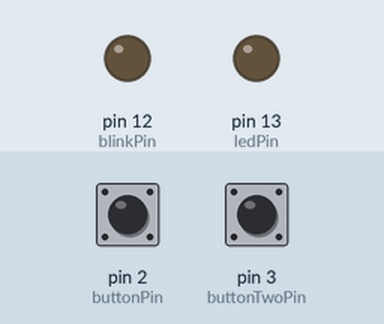
Recording of a sketch running on a simulated Arduino Uno, built with avr-gcc and run on an emulated ATmega328P. On the bench: output pins drawn as LEDs (lit = HIGH). The test bench sets the inputs (shaded band); at power-on: pin 3 (buttonTwoPin) LOW, pin 2 (buttonPin) LOW.

Above: at 1.2 s.
1.3 s: pin 3 (buttonTwoPin) pulled HIGH for 0.15 s
At 1.7 s:
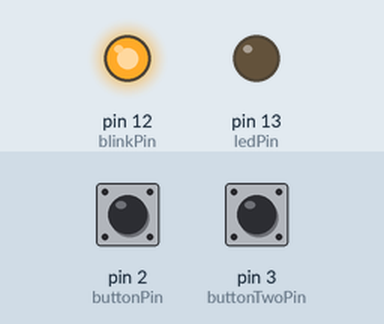
4.3 s: pin 2 (buttonPin) pulled HIGH for 0.15 s
At 4.37 s:
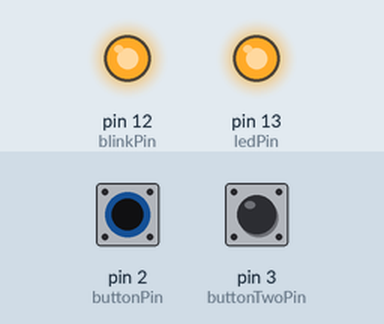
7.3 s: pin 2 (buttonPin) pulled HIGH for 1 s
At 8.05 s:
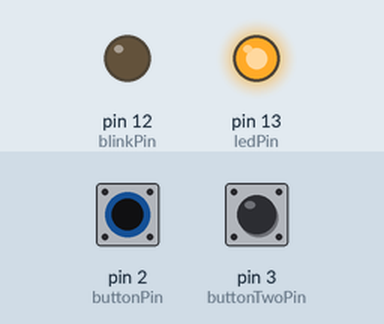
9.8 s: pin 2 (buttonPin) pulled HIGH for 3.2 s
At 13.5 s:
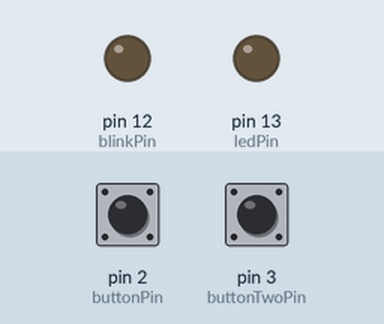
14.5 s: pin 3 (buttonTwoPin) pulled HIGH for 1 s
At 14.9 s:
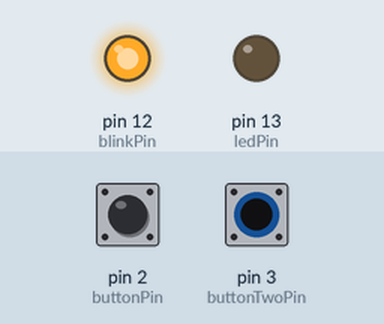
Timing chart, 0 to 18.5 s (numbered marks = the images above; inputs shaded):
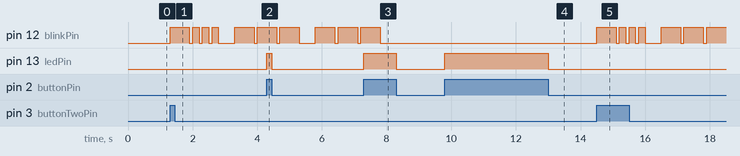

The sketch:

assignment-3-1.ino
```cpp
// constants won't change. They're used here to set pin numbers:
const int buttonPin = 2;  // the number of the pushbutton pin
const int buttonTwoPin = 3;
const int ledPin = 13;    // the number of the LED pin
const int blinkPin = 12;

// variables will change:
int buttonState = 0;  // variable for reading the pushbutton status
int buttonTwoState = 0;

unsigned long previousMillis = 0;
int blinkState = LOW;

// Spells Boo in morse code
int blinkSeq[] = {100,600,100,200,100,200,100,200, 500,600,100,600,100,600, 500,600,100,600,100,600,100};
int seqSize = 22;
int i = 0;

void setup() {
  // initialize the LED pin as an output:
  pinMode(ledPin, OUTPUT);
  pinMode(blinkPin, OUTPUT);
  // initialize the pushbutton pin as an input:
  pinMode(buttonPin, INPUT);
  pinMode(buttonTwoPin, INPUT);
}

void loop() {
  // read the state of the pushbutton value:
  buttonState = digitalRead(buttonPin);
  unsigned long currentMillis = millis();

  // check if the pushbutton is pressed. If it is, the buttonState is HIGH:
  if (buttonState == HIGH) {
    // turn LED on:
    digitalWrite(ledPin, HIGH);
  } else {
    // turn LED off:
    digitalWrite(ledPin, LOW);
  }

   if (buttonTwoState == HIGH){
  } else {
    buttonTwoState = digitalRead(buttonTwoPin);
  }

  if (i == seqSize){
    i = 0;
    buttonTwoState = LOW;
    digitalWrite(blinkPin, LOW);
  }

  if (currentMillis - previousMillis >= blinkSeq[i] && buttonTwoState == HIGH) {
    // save the last time you blinked the LED
    previousMillis = currentMillis;
    i++;

    // if the LED is off turn it on and vice-versa:
    if (blinkState == LOW) {
      blinkState = HIGH;
    } else {
      blinkState = LOW;
    }

    // set the LED with the ledState of the variable:
    digitalWrite(blinkPin, blinkState);
  }
}
```

Measured:
- after the input at 1.3 s, pin 12 (blinkPin): goes HIGH 0.60 s, 3 × (LOW 0.10 s, HIGH 0.20 s), LOW 0.50 s, HIGH 0.60 s, LOW 0.10 s, then HIGH, starting at once
- after the input at 4.3 s, pin 13 (ledPin): LOW → HIGH at once, → LOW 0.15 s later
- after the input at 7.3 s, pin 13 (ledPin): LOW → HIGH at once, → LOW 1.0 s later
- after the input at 9.8 s, pin 13 (ledPin): LOW → HIGH at once, → LOW 3.2 s later
- after the input at 14.5 s, pin 12 (blinkPin): LOW → HIGH at once, → LOW 0.60 s later, → HIGH 0.10 s later, → LOW 0.20 s later, … (13 changes in this stretch)
